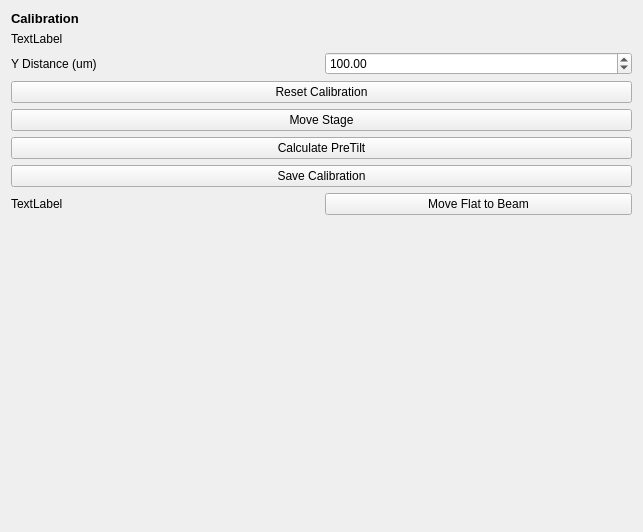
<?xml version="1.0" encoding="UTF-8"?>
<ui version="4.0">
 <class>Form</class>
 <widget class="QWidget" name="Form">
  <property name="geometry">
   <rect>
    <x>0</x>
    <y>0</y>
    <width>643</width>
    <height>532</height>
   </rect>
  </property>
  <property name="windowTitle">
   <string>Form</string>
  </property>
  <layout class="QGridLayout" name="gridLayout">
   <item row="17" column="0" colspan="2">
    <spacer name="verticalSpacer">
     <property name="orientation">
      <enum>Qt::Vertical</enum>
     </property>
     <property name="sizeHint" stdset="0">
      <size>
       <width>20</width>
       <height>40</height>
      </size>
     </property>
    </spacer>
   </item>
   <item row="0" column="0" colspan="2">
    <widget class="QLabel" name="label_title">
     <property name="font">
      <font>
       <pointsize>10</pointsize>
       <weight>75</weight>
       <bold>true</bold>
      </font>
     </property>
     <property name="text">
      <string>Calibration</string>
     </property>
    </widget>
   </item>
   <item row="15" column="0" colspan="2">
    <widget class="QPushButton" name="pushButton_save_calibration">
     <property name="text">
      <string>Save Calibration</string>
     </property>
    </widget>
   </item>
   <item row="6" column="0" colspan="2">
    <widget class="QPushButton" name="pushButton_move_stage">
     <property name="text">
      <string>Move Stage</string>
     </property>
    </widget>
   </item>
   <item row="3" column="1">
    <widget class="QDoubleSpinBox" name="doubleSpinBox_dy">
     <property name="minimum">
      <double>-10000000.000000000000000</double>
     </property>
     <property name="maximum">
      <double>1000000000.000000000000000</double>
     </property>
     <property name="value">
      <double>100.000000000000000</double>
     </property>
    </widget>
   </item>
   <item row="3" column="0">
    <widget class="QLabel" name="label_y_distance">
     <property name="text">
      <string>Y Distance (um)</string>
     </property>
    </widget>
   </item>
   <item row="5" column="0" colspan="2">
    <widget class="QPushButton" name="pushButton_reset_calibration">
     <property name="text">
      <string>Reset Calibration</string>
     </property>
    </widget>
   </item>
   <item row="8" column="0" colspan="2">
    <widget class="QPushButton" name="pushButton_calculate_pretilt">
     <property name="text">
      <string>Calculate PreTilt</string>
     </property>
    </widget>
   </item>
   <item row="2" column="0" colspan="2">
    <widget class="QLabel" name="label_info">
     <property name="text">
      <string>TextLabel</string>
     </property>
     <property name="wordWrap">
      <bool>true</bool>
     </property>
    </widget>
   </item>
   <item row="16" column="1">
    <widget class="QPushButton" name="pushButton_move_stage_flat">
     <property name="text">
      <string>Move Flat to Beam</string>
     </property>
    </widget>
   </item>
   <item row="16" column="0">
    <widget class="QLabel" name="label_move_stage_flat">
     <property name="text">
      <string>TextLabel</string>
     </property>
    </widget>
   </item>
  </layout>
 </widget>
 <resources/>
 <connections/>
</ui>
